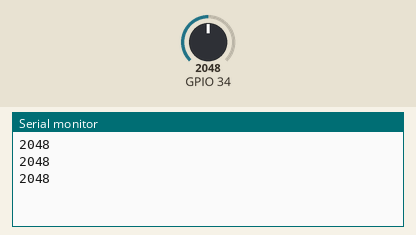
Recording of a program running on a simulated ESP32. On the bench: the last lines printed to the serial monitor. Inputs (shaded band) come from the test bench; at power-on: GPIO 34 = 2048.

Above: at 1.3 s.
1.4 s: GPIO 34 set to 2866
At 2.0 s:
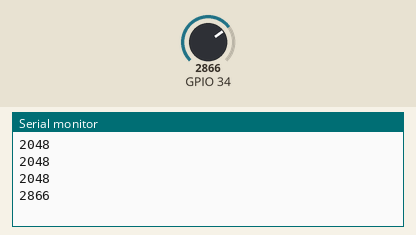
2.9 s: GPIO 34 set to 3603
At 3.5 s:
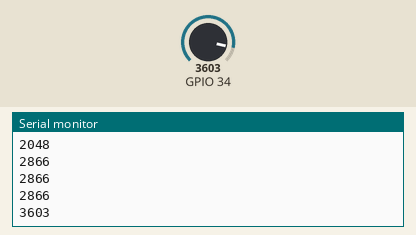
Timing chart, 0 to 5.9 s (numbered marks = the images above; inputs shaded):
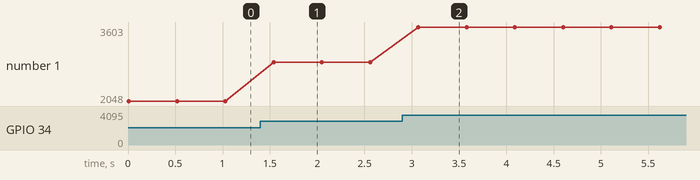

The program:

main.cpp
```cpp
#include <Arduino.h>
#include "driver/ledc.h"
#include "driver/adc.h"
#include <Wire.h>
#include "driver/gpio.h"

String reflectance;

// reads an analog signal on pin 36 (ADC1_CHANNEL_0)
// writes a pwm signal to pin 4 (with LED and series resistor connected from LAB 0) whos dutycycle is proportional to the read analog value

void setup() {
  Serial.begin(115200);
  adc1_config_width(ADC_WIDTH_12Bit);
  adc1_config_channel_atten(ADC1_CHANNEL_6,ADC_ATTEN_DB_12); // ADC1_CHANNEL_6 = pin 34
}

void loop() {
  reflectance = adc1_get_raw(ADC1_CHANNEL_6); // reads the analog value of ADC1_CHANNEL_0 (pin 36)
  delay(10); // brief delay of 10ms

  Serial.println(reflectance);

  delay(500);
}
```

Measured:
- after the input at 1.4 s, the serial monitor: prints a new line after 0.14 s (image 1)
- after the input at 2.9 s, the serial monitor: prints a new line after 0.17 s (image 2)
- plotted number 1: 2048 → 2866 after the input at 1.4 s, 2866 → 3603 after the input at 2.9 s
